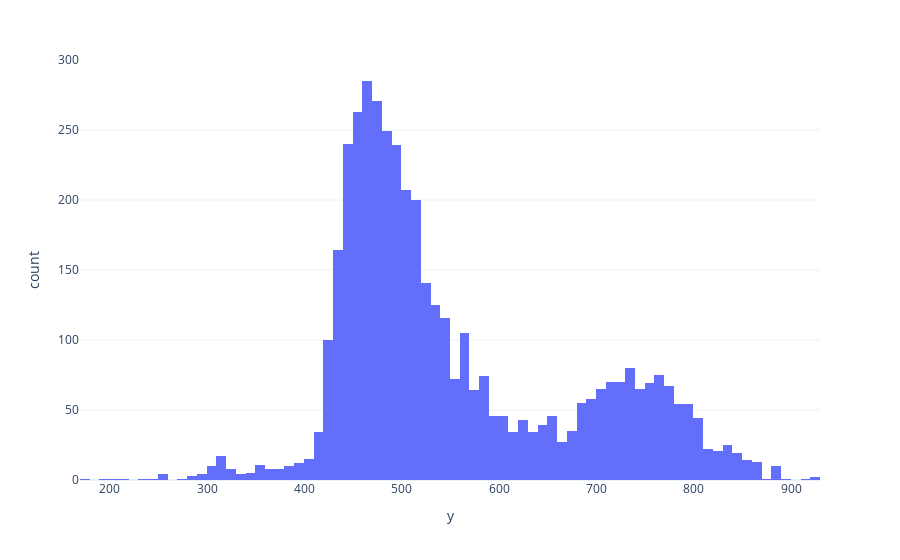

Notebook source saved alongside this figure:
### Code cell
px.histogram(df, "y")

### Figure 1 — Plotly figure (JSON) as saved in the notebook; plotly's stock layout.template omitted (floating-point values rounded to 4 significant figures; data arrays with more than 128 entries replaced by an {"elided": "..."} marker saying what was removed)
{"data": [{"alignmentgroup": "True", "bingroup": "x", "hovertemplate": "y=%{x}<br>count=%{y}<extra></extra>", "legendgroup": "", "marker": {"color": "#636efa", "pattern": {"shape": ""}}, "name": "", "offsetgroup": "", "orientation": "v", "showlegend": false, "type": "histogram", "x": {"elided": "4380 int values"}, "xaxis": "x", "yaxis": "y"}], "layout": {"barmode": "relative", "legend": {"tracegroupgap": 0}, "margin": {"t": 60}, "xaxis": {"anchor": "y", "domain": [0, 1], "title": {"text": "y"}}, "yaxis": {"anchor": "x", "domain": [0, 1], "title": {"text": "count"}}}}
